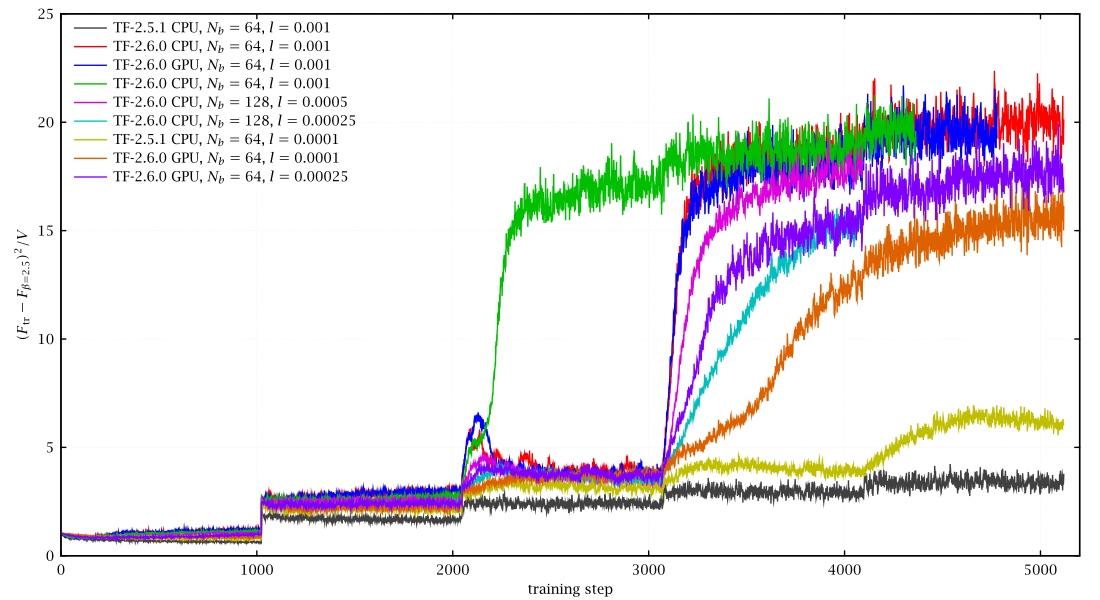

The gnuplot source for this figure:
set lmargin 9
set grid lc rgb '#f0f0f0'
set xlabel 'training step'
set ylabel '$(F_{\text{tr}}-F_{\beta=2.5})^2/V$'
set key left Left reverse
pf(f)="<9 awk '/# training inference step/{p=1} p==1&&/^dfnormInf/{print;p=0}' ../../u1_2d/".f.".log"
set xrange [0:5200]
plot\
	pf("t_force_b25_0") u 0:2 w l t 'TF-2.5.1 CPU, $N_b=64$, $l=0.001$',\
	pf("t_force_b25_0.1") u 0:2 w l t 'TF-2.6.0 CPU, $N_b=64$, $l=0.001$',\
	pf("t_force_b25_0.cuda") u 0:2 w l t 'TF-2.6.0 GPU, $N_b=64$, $l=0.001$',\
	pf("t_force_b25_0s.cuda") u 0:2 w l t 'TF-2.6.0 CPU, $N_b=64$, $l=0.001$',\
	pf("t_force_b25_0s0") u 0:2 w l t 'TF-2.6.0 CPU, $N_b=128$, $l=0.0005$',\
	pf("t_force_b25_0s1") u 0:2 w l t 'TF-2.6.0 CPU, $N_b=128$, $l=0.00025$',\
	pf("t_force_b25_1") u 0:2 w l t 'TF-2.5.1 CPU, $N_b=64$, $l=0.0001$',\
	pf("t_force_b25_1.cuda") u 0:2 w l t 'TF-2.6.0 GPU, $N_b=64$, $l=0.0001$',\
	pf("t_force_b25_1l.cuda") u 0:2 w l t 'TF-2.6.0 GPU, $N_b=64$, $l=0.00025$'
